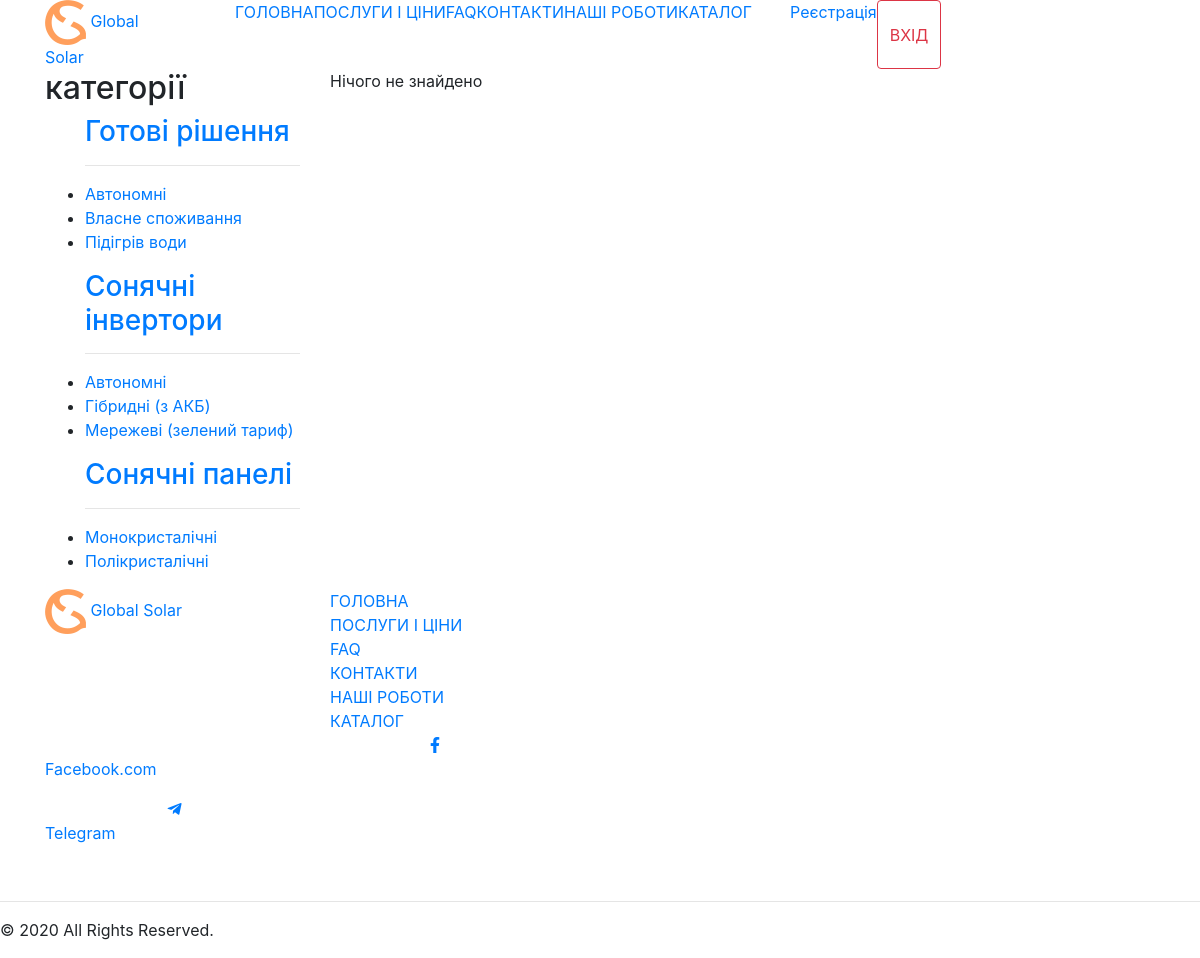
Before: /catalog/OwnConsumption with the older database file.
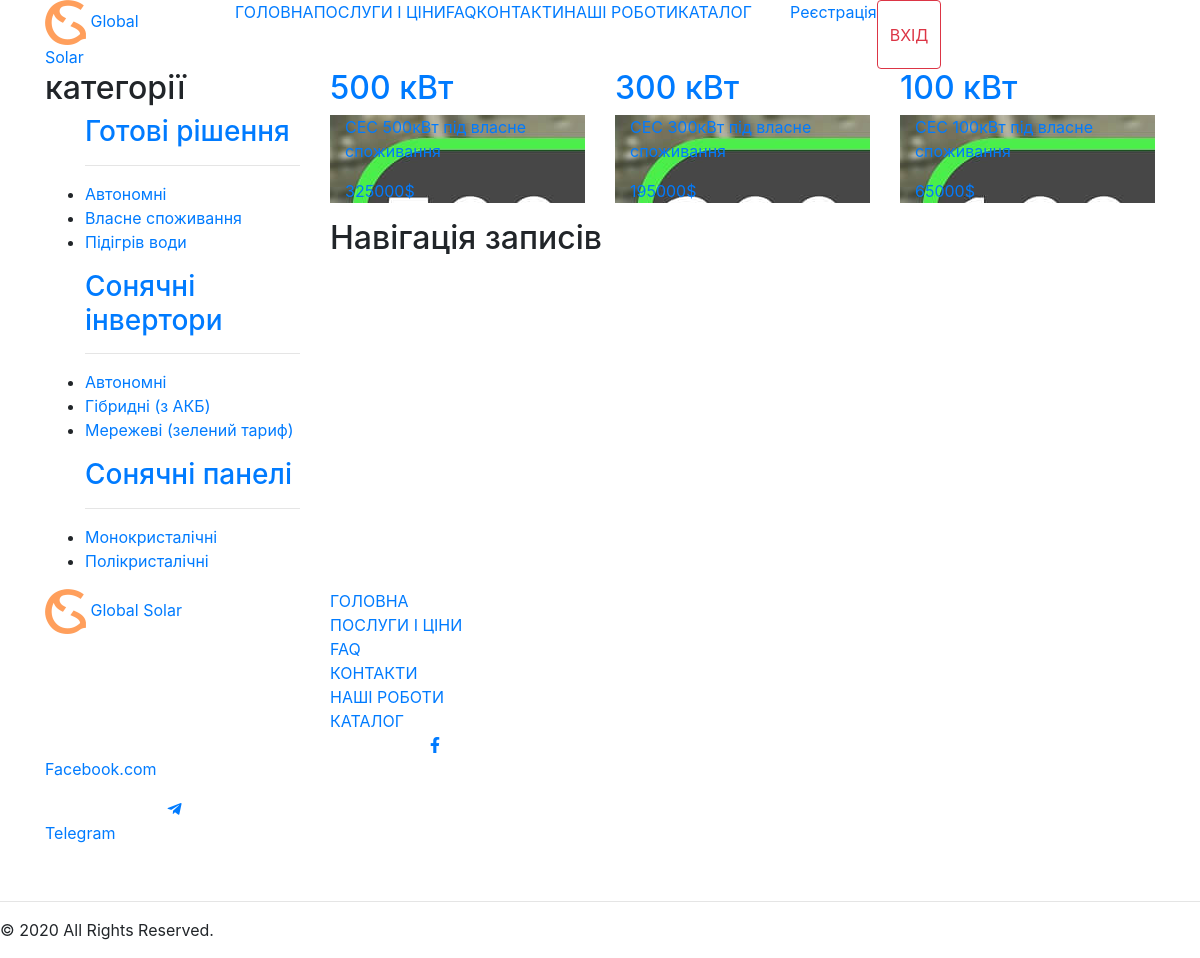
After: the same page with the newer database file.
### catalog/models.py (models this page shows, shortened)
class Catalog(models.Model):
    title = models.CharField(max_length=100)
    description = models.TextField(blank=True)
    catalog_type = models.CharField(max_length=30)
    power = models.CharField(max_length=30)
    price = models.IntegerField()
    made = models.CharField(max_length=50)
    weight = models.CharField(max_length=50)
    size = models.CharField(max_length=50)
    guarantee = models.CharField(max_length=50)
    is_published = models.BooleanField(default=True)
    photo_0 = models.ImageField(upload_to="photos/%Y/%m/%d/")
    photo_1 = models.ImageField(upload_to="photos/%Y/%m/%d/", blank=True)
    photo_2 = models.ImageField(upload_to="photos/%Y/%m/%d/", blank=True)
    photo_3 = models.ImageField(upload_to="photos/%Y/%m/%d/", blank=True)

### catalog/views.py (the view)
# urls.py: path('OwnConsumption', views.OwnConsumption, name="OwnConsumption"),
def OwnConsumption(request):
    SolarPanels = Catalog.objects.all().filter(catalog_type='OwnConsumption')
    paginator = Paginator(SolarPanels, 9)
    page_number = request.GET.get('page')
    page = paginator.get_page(page_number)
    context = {
        "SolarPanels": page,
    }
    return render(request, "pages/catalog/OwnConsumption.html", context)

### templates/pages/catalog/OwnConsumption.html (shortened to what this page needs)
{% extends 'base.html' %} {% load static %} {% block content %}
<div class="container-fluid bg-catalog">
  <div class="container catalog">
    <div class="row">
      <div class="col-3">
        <div class="col-12 category pl-0 pr-0">
          <div class="col-12 category_t p-0">
            <h2>категорії</h2>
          </div>
          <ul>
              <h3><a href="{% url 'ReadySolutions' %}">Готові рішення</a></h3>
              <hr />
              <li><a href="{% url 'Autonomous' %}">Автономні</a></li>
              <li><a href="{% url 'OwnConsumption' %}">Власне споживання</a></li>
              <li><a href="{% url 'WaterHeating' %}">Підігрів води</a></li>
            </ul>
            <ul>
              <h3><a href="{% url 'SolarInverters' %}">Сонячні інвертори</a></h3>
              <hr />
              <li><a href="{% url 'AutonomousInverters' %}">Автономні</a></li>
              <li><a href="{% url 'HybridInverters' %}">Гібридні (з АКБ)</a></li>
              <li><a href="{% url 'NetworkInverters' %}">Мережеві (зелений тариф)</a></li>
            </ul>
            <ul>
              <h3><a href="{% url 'SolarPanels' %}">Сонячні панелі</a></h3>
              <hr />
              <li><a href="{% url 'monocrystalline' %}">Монокристалічні</a></li>
              <li><a href="{% url 'polycrystalline' %}">Полікристалічні</a></li>
            </ul>
        </div>
      </div>
      <div class="catalog_tovaru col-9">
          {% if SolarPanels %}
        <div class="row">
            {% for product in SolarPanels %}
          <div class="col-4">
            <a href="{% url 'product' product.id  %}">
              <div class="price_black">
                <div class="col-12 price_black_top p-0">
                  <h2>{{ product.power }}</h2>
                </div>
                <div class="price_black_bottom col-12 p-0" style="background-image: url('{{ product.photo_0.url }}')">
                  <div class="bottom col-12">
                    <p class="info_catalog">{{ product.title }}</p>
                    <p class="price_catalog">{{ product.price }}$</p>
                  </div>
                </div>
              </div>
            </a>
          </div>
            {% endfor %}
        </div>
        <div class="row" id="pagin">
            <div class="col-12">
              <nav
                class="navigation pagination"
                role="navigation"
                aria-label="Навігація записів"
              >
                <h2 class="screen-reader-text">Навігація записів</h2>
              </nav>
            </div>
          </div>
      </div>
        {% else %}
            <div>Нічого не знайдено</div>
            {% endif %}
      </div>
    </div>
  </div>
</div>
{% endblock %}

Changed rows visible on the page:
added Catalog: power "500 кВт", photo_0 (picture), title "СЕС 500кВт під власне споживання", price "325000"
added Catalog: power "300 кВт", photo_0 (picture), title "СЕС 300кВт під власне споживання", price "195000"
added Catalog: power "100 кВт", photo_0 (picture), title "СЕС 100кВт під власне споживання", price "65000"
Other visible differences:
text no longer shown: "Нічого не знайдено"
text now shown: "Навігація записів"
